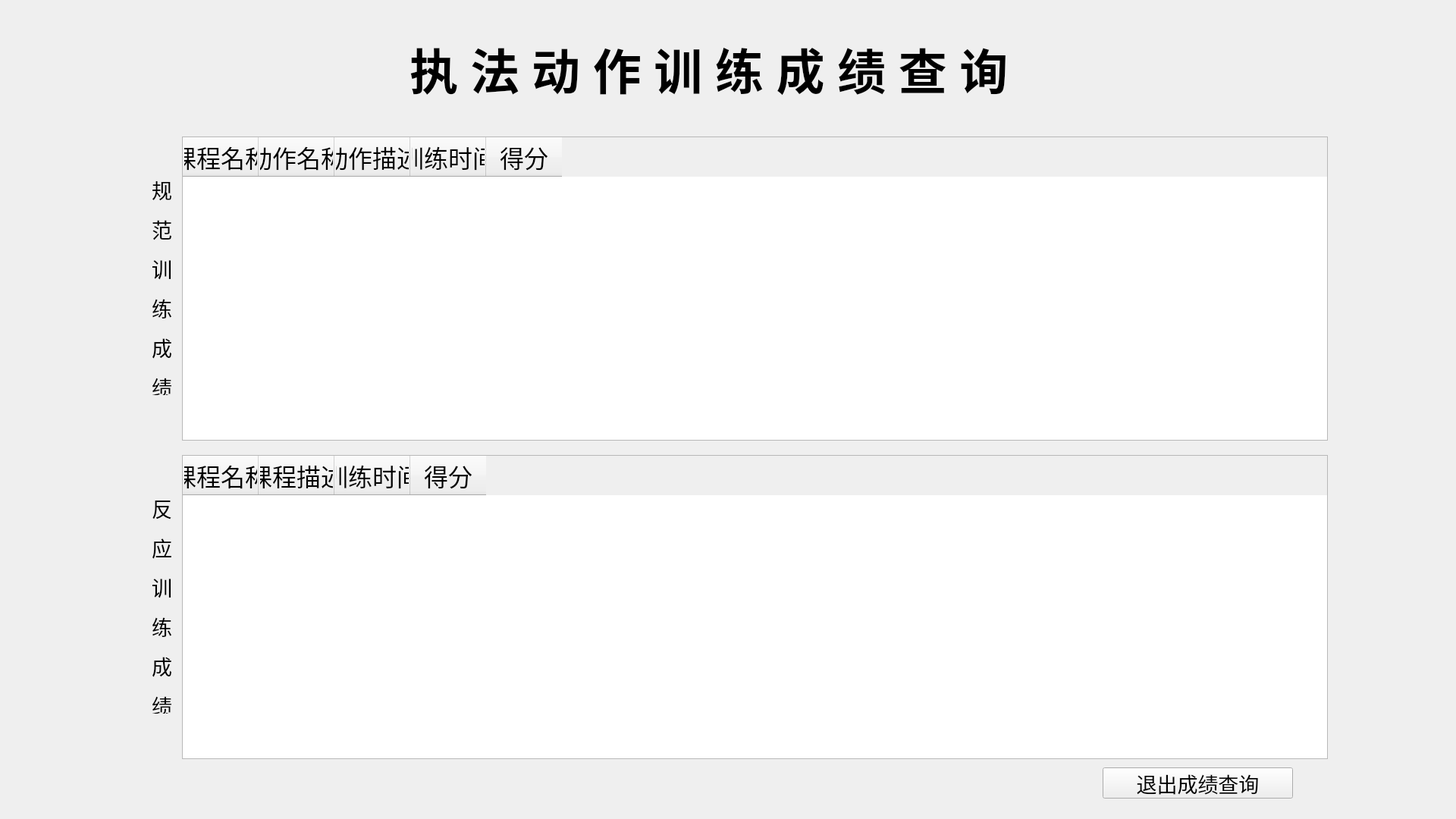
<?xml version="1.0" encoding="UTF-8"?>
<ui version="4.0">
 <class>Grade</class>
 <widget class="QWidget" name="Grade">
  <property name="geometry">
   <rect>
    <x>0</x>
    <y>0</y>
    <width>1920</width>
    <height>1080</height>
   </rect>
  </property>
  <property name="windowTitle">
   <string>Form</string>
  </property>
  <widget class="QTableWidget" name="tableWidget">
   <property name="geometry">
    <rect>
     <x>240</x>
     <y>180</y>
     <width>1511</width>
     <height>401</height>
    </rect>
   </property>
   <property name="font">
    <font>
     <family>微软雅黑</family>
     <pointsize>20</pointsize>
    </font>
   </property>
   <property name="editTriggers">
    <set>QAbstractItemView::NoEditTriggers</set>
   </property>
   <column>
    <property name="text">
     <string>课程名称</string>
    </property>
    <property name="font">
     <font>
      <family>微软雅黑</family>
      <pointsize>24</pointsize>
     </font>
    </property>
   </column>
   <column>
    <property name="text">
     <string>动作名称</string>
    </property>
    <property name="font">
     <font>
      <family>微软雅黑</family>
      <pointsize>24</pointsize>
     </font>
    </property>
   </column>
   <column>
    <property name="text">
     <string>动作描述</string>
    </property>
    <property name="font">
     <font>
      <family>微软雅黑</family>
      <pointsize>24</pointsize>
     </font>
    </property>
   </column>
   <column>
    <property name="text">
     <string>训练时间</string>
    </property>
    <property name="font">
     <font>
      <family>微软雅黑</family>
      <pointsize>24</pointsize>
     </font>
    </property>
   </column>
   <column>
    <property name="text">
     <string>得分</string>
    </property>
    <property name="font">
     <font>
      <family>微软雅黑</family>
      <pointsize>24</pointsize>
     </font>
    </property>
   </column>
  </widget>
  <widget class="QLabel" name="label">
   <property name="geometry">
    <rect>
     <x>540</x>
     <y>50</y>
     <width>840</width>
     <height>80</height>
    </rect>
   </property>
   <property name="font">
    <font>
     <family>微软雅黑</family>
     <pointsize>48</pointsize>
     <bold>true</bold>
    </font>
   </property>
   <property name="text">
    <string>执 法 动 作 训 练 成 绩 查 询</string>
   </property>
  </widget>
  <widget class="QTableWidget" name="tableWidget_2">
   <property name="geometry">
    <rect>
     <x>240</x>
     <y>600</y>
     <width>1511</width>
     <height>401</height>
    </rect>
   </property>
   <property name="font">
    <font>
     <family>微软雅黑</family>
     <pointsize>20</pointsize>
    </font>
   </property>
   <property name="editTriggers">
    <set>QAbstractItemView::NoEditTriggers</set>
   </property>
   <column>
    <property name="text">
     <string>课程名称</string>
    </property>
    <property name="font">
     <font>
      <family>微软雅黑</family>
      <pointsize>24</pointsize>
     </font>
    </property>
   </column>
   <column>
    <property name="text">
     <string>课程描述</string>
    </property>
    <property name="font">
     <font>
      <family>微软雅黑</family>
      <pointsize>24</pointsize>
     </font>
    </property>
   </column>
   <column>
    <property name="text">
     <string>训练时间</string>
    </property>
    <property name="font">
     <font>
      <family>微软雅黑</family>
      <pointsize>24</pointsize>
     </font>
    </property>
   </column>
   <column>
    <property name="text">
     <string>得分</string>
    </property>
    <property name="font">
     <font>
      <family>微软雅黑</family>
      <pointsize>24</pointsize>
     </font>
    </property>
   </column>
  </widget>
  <widget class="QPushButton" name="btn_back">
   <property name="geometry">
    <rect>
     <x>1454</x>
     <y>1012</y>
     <width>251</width>
     <height>41</height>
    </rect>
   </property>
   <property name="font">
    <font>
     <family>微软雅黑</family>
     <pointsize>20</pointsize>
    </font>
   </property>
   <property name="text">
    <string>退出成绩查询</string>
   </property>
  </widget>
  <widget class="QLabel" name="label_2">
   <property name="geometry">
    <rect>
     <x>200</x>
     <y>230</y>
     <width>53</width>
     <height>291</height>
    </rect>
   </property>
   <property name="font">
    <font>
     <family>微软雅黑</family>
     <pointsize>20</pointsize>
    </font>
   </property>
   <property name="styleSheet">
    <string notr="true"/>
   </property>
   <property name="text">
    <string>&lt;html&gt;&lt;head/&gt;&lt;body&gt;&lt;p&gt;规&lt;/p&gt;&lt;p&gt;范&lt;/p&gt;&lt;p&gt;训&lt;/p&gt;&lt;p&gt;练&lt;/p&gt;&lt;p&gt;成&lt;/p&gt;&lt;p&gt;绩&lt;/p&gt;&lt;/body&gt;&lt;/html&gt;</string>
   </property>
   <property name="textFormat">
    <enum>Qt::MarkdownText</enum>
   </property>
  </widget>
  <widget class="QLabel" name="label_3">
   <property name="geometry">
    <rect>
     <x>200</x>
     <y>650</y>
     <width>53</width>
     <height>291</height>
    </rect>
   </property>
   <property name="font">
    <font>
     <family>微软雅黑</family>
     <pointsize>20</pointsize>
    </font>
   </property>
   <property name="styleSheet">
    <string notr="true"/>
   </property>
   <property name="text">
    <string>&lt;html&gt;&lt;head/&gt;&lt;body&gt;&lt;p&gt;反&lt;/p&gt;&lt;p&gt;应&lt;/p&gt;&lt;p&gt;训&lt;/p&gt;&lt;p&gt;练&lt;/p&gt;&lt;p&gt;成&lt;/p&gt;&lt;p&gt;绩&lt;/p&gt;&lt;/body&gt;&lt;/html&gt;</string>
   </property>
   <property name="textFormat">
    <enum>Qt::MarkdownText</enum>
   </property>
  </widget>
 </widget>
 <resources/>
 <connections/>
</ui>
